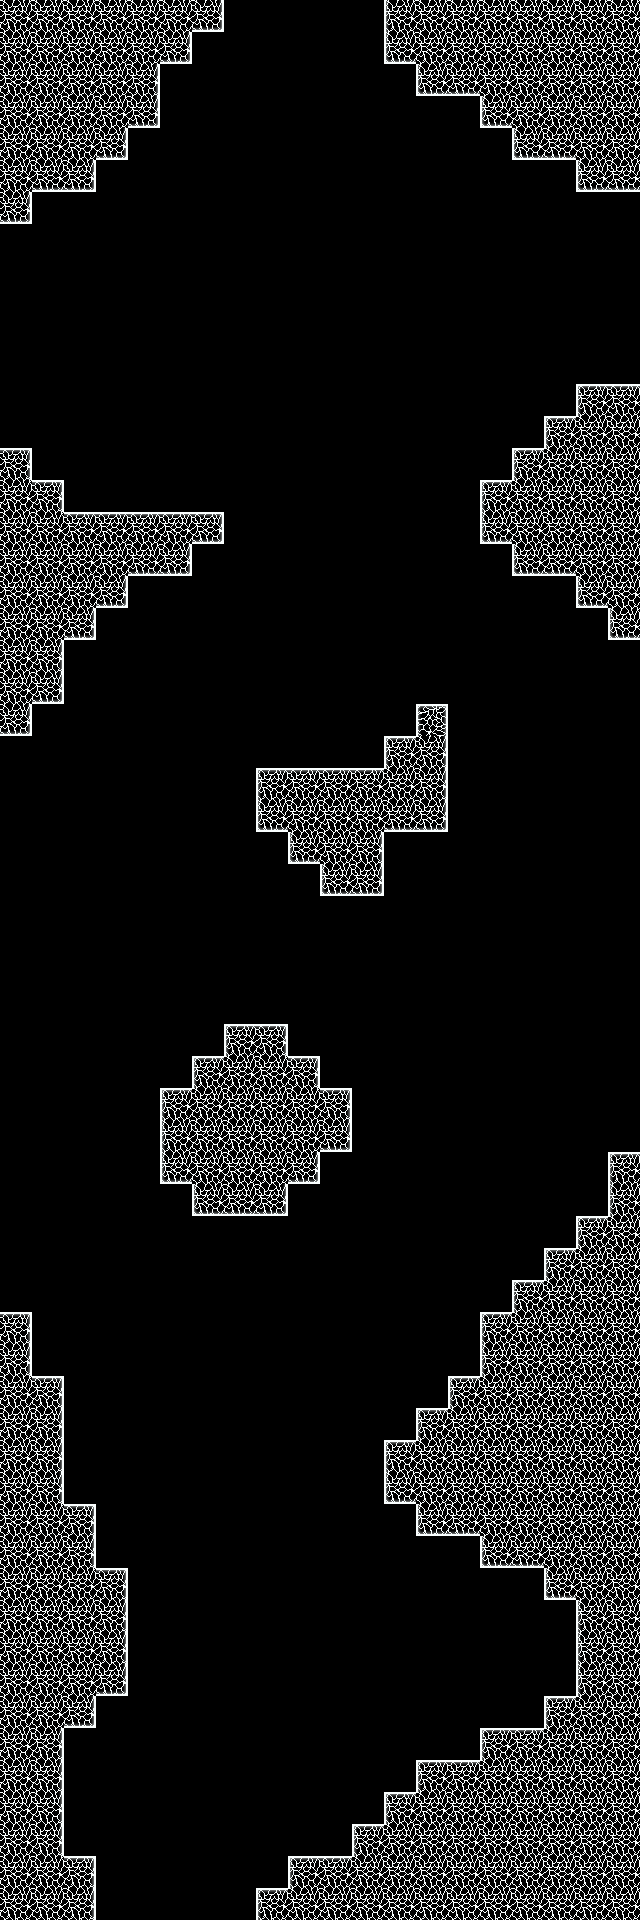

This is a level from a 2D game, rendered from its Tiled map with the project's own tilesets. A one-line summary and the complete map file follow:
An orthogonal 20x60 tile map with 32x32 px tiles, 2 tile layers (tilesbg, tilesfg) and 17 objects (9x bomb).

<map version="1.10" tiledversion="1.11.0" orientation="orthogonal" renderorder="right-down" width="20" height="60" tilewidth="32" tileheight="32" infinite="0" nextlayerid="4" nextobjectid="19">
 <editorsettings>
  <export target="../../../assets/data/levels/level0_4.lua" format="lua" />
 </editorsettings>
 <properties>
  <property name="difficulty" type="int" value="7" />
  <property name="left_exit" value="none" />
  <property name="next_phase" value="0_5" />
  <property name="right_exit" value="none" />
 </properties>
 <tileset firstgid="1" source="../tsx/cave_tileset.tsx" />
 <layer id="3" name="tilesbg" width="20" height="60">
  <properties>
   <property name="color" type="float" value="0.4" />
  </properties>
  <data encoding="csv">
0,0,0,0,0,0,0,0,0,0,0,0,0,0,0,0,0,0,0,0,
0,0,0,0,0,0,0,0,0,0,0,0,0,0,0,0,0,0,0,0,
0,0,0,0,0,0,0,0,0,0,0,0,0,0,0,0,0,0,0,0,
0,0,0,0,0,0,0,0,0,0,0,0,0,0,0,0,0,0,0,0,
0,0,0,0,0,0,0,0,0,0,0,0,0,0,0,0,0,0,0,0,
0,0,0,0,0,0,0,0,0,0,0,0,0,0,0,0,0,0,0,0,
0,0,0,0,0,0,0,0,0,0,0,0,0,0,0,0,0,0,0,0,
0,0,0,0,0,0,0,0,0,0,0,0,0,0,0,0,0,0,0,0,
0,0,0,0,0,0,0,0,0,0,0,0,0,0,0,0,0,0,0,0,
0,0,0,0,0,0,0,0,0,0,0,0,0,0,0,0,0,0,0,0,
0,0,0,0,0,0,0,0,0,0,0,0,0,0,0,0,0,0,0,0,
0,0,0,0,0,0,0,0,0,0,0,0,0,0,0,0,0,0,0,0,
0,0,0,0,0,0,0,0,0,0,0,0,0,0,0,0,0,0,0,0,
0,0,0,0,0,0,0,0,0,0,0,0,0,0,0,0,0,0,0,0,
0,0,0,0,0,0,0,0,0,0,0,0,0,0,0,0,0,0,0,0,
0,0,0,0,0,0,0,0,0,0,0,0,0,0,0,0,0,0,0,0,
0,0,0,0,0,0,0,0,0,0,0,0,0,0,0,0,0,0,0,0,
0,0,0,0,0,0,0,0,0,0,0,0,0,0,0,0,0,0,0,0,
0,0,0,0,0,0,0,0,0,0,0,0,0,0,0,0,0,0,0,0,
0,0,0,0,0,0,0,0,0,0,0,0,0,0,0,0,0,0,0,0,
0,0,0,0,0,0,0,0,0,0,0,0,0,0,0,0,0,0,0,0,
0,0,0,0,0,0,0,0,0,0,0,0,0,0,0,0,0,0,0,0,
0,0,0,0,0,0,0,0,0,0,0,0,0,0,0,0,0,0,0,0,
0,0,0,0,0,0,0,0,0,0,0,0,0,0,0,0,0,0,0,0,
0,0,0,0,0,0,0,0,0,0,0,0,0,0,0,0,0,0,0,0,
0,0,0,0,0,0,0,0,0,0,0,0,0,0,0,0,0,0,0,0,
0,0,0,0,0,0,0,0,0,0,0,0,0,0,0,0,0,0,0,0,
0,0,0,0,0,0,0,0,0,0,0,0,0,0,0,0,0,0,0,0,
0,0,0,0,0,0,0,0,0,0,0,0,0,0,0,0,0,0,0,0,
0,0,0,0,0,0,0,0,0,0,0,0,0,0,0,0,0,0,0,0,
0,0,0,0,0,0,0,0,0,0,0,0,0,0,0,0,0,0,0,0,
0,0,0,0,0,0,0,0,0,0,0,0,0,0,0,0,0,0,0,0,
0,0,0,0,0,0,0,0,0,0,0,0,0,0,0,0,0,0,0,0,
0,0,0,0,0,0,0,0,0,0,0,0,0,0,0,0,0,0,0,0,
0,0,0,0,0,0,0,0,0,0,0,0,0,0,0,0,0,0,0,0,
0,0,0,0,0,0,0,0,0,0,0,0,0,0,0,0,0,0,0,0,
0,0,0,0,0,0,0,0,0,0,0,0,0,0,0,0,0,0,0,0,
0,0,0,0,0,0,0,0,0,0,0,0,0,0,0,0,0,0,0,0,
0,0,0,0,0,0,0,0,0,0,0,0,0,0,0,0,0,0,0,0,
0,0,0,0,0,0,0,0,0,0,0,0,0,0,0,0,0,0,0,0,
0,0,0,0,0,0,0,0,0,0,0,0,0,0,0,0,0,0,0,0,
0,0,0,0,0,0,0,0,0,0,0,0,0,0,0,0,0,0,0,0,
0,0,0,0,0,0,0,0,0,0,0,0,0,0,0,0,0,0,0,0,
0,0,0,0,0,0,0,0,0,0,0,0,0,0,0,0,0,0,0,0,
0,0,0,0,0,0,0,0,0,0,0,0,0,0,0,0,0,0,0,0,
0,0,0,0,0,0,0,0,0,0,0,0,0,0,0,0,0,0,0,0,
0,0,0,0,0,0,0,0,0,0,0,0,0,0,0,0,0,0,0,0,
0,0,0,0,0,0,0,0,0,0,0,0,0,0,0,0,0,0,0,0,
0,0,0,0,0,0,0,0,0,0,0,0,0,0,0,0,0,0,0,0,
0,0,0,0,0,0,0,0,0,0,0,0,0,0,0,0,0,0,0,0,
0,0,0,0,0,0,0,0,0,0,0,0,0,0,0,0,0,0,0,0,
0,0,0,0,0,0,0,0,0,0,0,0,0,0,0,0,0,0,0,0,
0,0,0,0,0,0,0,0,0,0,0,0,0,0,0,0,0,0,0,0,
0,0,0,0,0,0,0,0,0,0,0,0,0,0,0,0,0,0,0,0,
0,0,0,0,0,0,0,0,0,0,0,0,0,0,0,0,0,0,0,0,
0,0,0,0,0,0,0,0,0,0,0,0,0,0,0,0,0,0,0,0,
0,0,0,0,0,0,0,0,0,0,0,0,0,0,0,0,0,0,0,0,
0,0,0,0,0,0,0,0,0,0,0,0,0,0,0,0,0,0,0,0,
0,0,0,0,0,0,0,0,0,0,0,0,0,0,0,0,0,0,0,0,
0,0,0,0,0,0,0,0,0,0,0,0,0,0,0,0,0,0,0,0
</data>
 </layer>
 <layer id="1" name="tilesfg" width="20" height="60">
  <data encoding="csv">
5,5,5,5,5,5,9,0,0,0,0,0,4,5,5,5,5,5,5,5,
5,5,5,5,5,9,0,0,0,0,0,0,7,5,5,5,5,5,5,5,
5,5,5,5,6,0,0,0,0,0,0,0,0,7,8,5,5,5,5,5,
5,5,5,5,9,0,0,0,0,0,0,0,0,0,0,7,5,5,5,5,
5,5,5,9,0,0,0,0,0,0,0,0,0,0,0,0,7,8,5,5,
5,8,9,0,0,0,0,0,0,0,0,0,0,0,0,0,0,0,7,8,
9,0,0,0,0,0,0,0,0,0,0,0,0,0,0,0,0,0,0,0,
0,0,0,0,0,0,0,0,0,0,0,0,0,0,0,0,0,0,0,0,
0,0,0,0,0,0,0,0,0,0,0,0,0,0,0,0,0,0,0,0,
0,0,0,0,0,0,0,0,0,0,0,0,0,0,0,0,0,0,0,0,
0,0,0,0,0,0,0,0,0,0,0,0,0,0,0,0,0,0,0,0,
0,0,0,0,0,0,0,0,0,0,0,0,0,0,0,0,0,0,0,0,
0,0,0,0,0,0,0,0,0,0,0,0,0,0,0,0,0,0,1,2,
0,0,0,0,0,0,0,0,0,0,0,0,0,0,0,0,0,1,5,5,
3,0,0,0,0,0,0,0,0,0,0,0,0,0,0,0,1,5,5,5,
5,3,0,0,0,0,0,0,0,0,0,0,0,0,0,1,5,5,5,5,
5,5,2,2,2,2,13,0,0,0,0,0,0,0,0,7,5,5,5,5,
5,5,5,5,8,9,0,0,0,0,0,0,0,0,0,0,7,8,5,5,
5,5,5,9,0,0,0,0,0,0,0,0,0,0,0,0,0,0,7,5,
5,5,9,0,0,0,0,0,0,0,0,0,0,0,0,0,0,0,0,7,
5,6,0,0,0,0,0,0,0,0,0,0,0,0,0,0,0,0,0,0,
5,9,0,0,0,0,0,0,0,0,0,0,0,0,0,0,0,0,0,0,
9,0,0,0,0,0,0,0,0,0,0,0,0,14,0,0,0,0,0,0,
0,0,0,0,0,0,0,0,0,0,0,0,1,6,0,0,0,0,0,0,
0,0,0,0,0,0,0,0,1,2,2,2,5,6,0,0,0,0,0,0,
0,0,0,0,0,0,0,0,7,5,5,5,8,9,0,0,0,0,0,0,
0,0,0,0,0,0,0,0,0,7,5,6,0,0,0,0,0,0,0,0,
0,0,0,0,0,0,0,0,0,0,7,9,0,0,0,0,0,0,0,0,
0,0,0,0,0,0,0,0,0,0,0,0,0,0,0,0,0,0,0,0,
0,0,0,0,0,0,0,0,0,0,0,0,0,0,0,0,0,0,0,0,
0,0,0,0,0,0,0,0,0,0,0,0,0,0,0,0,0,0,0,0,
0,0,0,0,0,0,0,0,0,0,0,0,0,0,0,0,0,0,0,0,
0,0,0,0,0,0,0,1,3,0,0,0,0,0,0,0,0,0,0,0,
0,0,0,0,0,0,1,5,5,3,0,0,0,0,0,0,0,0,0,0,
0,0,0,0,0,1,5,5,5,5,3,0,0,0,0,0,0,0,0,0,
0,0,0,0,0,4,5,5,5,5,9,0,0,0,0,0,0,0,0,0,
0,0,0,0,0,7,5,5,5,9,0,0,0,0,0,0,0,0,0,1,
0,0,0,0,0,0,7,8,9,0,0,0,0,0,0,0,0,0,0,4,
0,0,0,0,0,0,0,0,0,0,0,0,0,0,0,0,0,0,1,5,
0,0,0,0,0,0,0,0,0,0,0,0,0,0,0,0,0,1,5,5,
0,0,0,0,0,0,0,0,0,0,0,0,0,0,0,0,1,5,5,5,
3,0,0,0,0,0,0,0,0,0,0,0,0,0,0,1,5,5,5,5,
6,0,0,0,0,0,0,0,0,0,0,0,0,0,0,4,5,5,5,5,
5,3,0,0,0,0,0,0,0,0,0,0,0,0,1,5,5,5,5,5,
5,6,0,0,0,0,0,0,0,0,0,0,0,1,5,5,5,5,5,5,
5,6,0,0,0,0,0,0,0,0,0,0,1,5,5,5,5,5,5,5,
5,6,0,0,0,0,0,0,0,0,0,0,7,5,5,5,5,5,5,5,
5,5,3,0,0,0,0,0,0,0,0,0,0,7,8,5,5,5,5,5,
5,5,6,0,0,0,0,0,0,0,0,0,0,0,0,7,8,5,5,5,
5,5,5,3,0,0,0,0,0,0,0,0,0,0,0,0,0,7,5,5,
5,5,5,6,0,0,0,0,0,0,0,0,0,0,0,0,0,0,4,5,
5,5,5,6,0,0,0,0,0,0,0,0,0,0,0,0,0,0,4,5,
5,5,5,9,0,0,0,0,0,0,0,0,0,0,0,0,0,0,4,5,
5,5,9,0,0,0,0,0,0,0,0,0,0,0,0,0,0,1,5,5,
5,6,0,0,0,0,0,0,0,0,0,0,0,0,0,1,2,5,5,5,
5,6,0,0,0,0,0,0,0,0,0,0,0,1,2,5,5,5,5,5,
5,6,0,0,0,0,0,0,0,0,0,0,1,5,5,5,5,5,5,5,
5,6,0,0,0,0,0,0,0,0,0,1,5,5,5,5,5,5,5,5,
5,5,3,0,0,0,0,0,0,1,2,5,5,5,5,5,5,5,5,5,
5,5,6,0,0,0,0,0,1,5,5,5,5,5,5,5,5,5,5,5
</data>
 </layer>
 <objectgroup id="2" name="objects">
  <object id="1" template="../templates/PlayerSpawn.tx" x="288" y="32" />
  <object id="2" name="bomb" x="128" y="320" width="32" height="192" />
  <object id="4" name="bomb" x="352" y="512" width="32" height="256" />
  <object id="5" name="bomb" x="288" y="640" width="32" height="128" />
  <object id="6" name="bomb" x="160" y="960" width="32" height="128" />
  <object id="7" name="bomb" x="512" y="1024" width="32" height="256" />
  <object id="8" name="bomb" x="64" y="1248" width="32" height="256" />
  <object id="9" name="bomb" x="288" y="1760" width="32" height="96" />
  <object id="10" name="bomb" x="416" y="1664" width="32" height="96" />
  <object id="11" name="bomb" x="416" y="1312" width="32" height="96" />
  <object id="12" template="../templates/gamerfish.tx" x="576" y="288">
   <properties>
    <property name="speed" type="int" value="60" />
   </properties>
  </object>
  <object id="15" template="../templates/gamerfish.tx" x="32" y="1120">
   <properties>
    <property name="speed" type="int" value="30" />
   </properties>
  </object>
  <object id="16" template="../templates/gamerfish.tx" x="320" y="1248">
   <properties>
    <property name="speed" type="int" value="30" />
   </properties>
  </object>
  <object id="13" template="../templates/pufferfish.tx" x="448" y="864" />
  <object id="14" template="../templates/pufferfish.tx" x="96" y="768" />
  <object id="17" template="../templates/geiser.tx" x="320" y="1440">
   <properties>
    <property name="direction" type="int" value="4" />
   </properties>
  </object>
  <object id="18" template="../templates/pufferfish.tx" x="256" y="1600" />
 </objectgroup>
</map>
